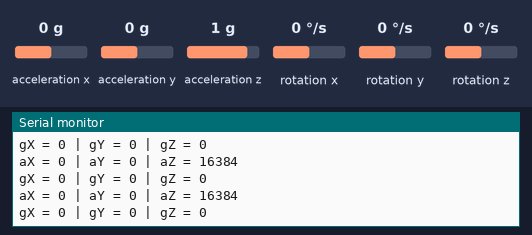
This sketch was run on a simulated Arduino Uno, built with avr-gcc and run on an emulated ATmega328P. On the bench: the last lines printed to the serial monitor. Inputs (shaded band) come from the test bench; at power-on: acceleration x 0 g, acceleration y 0 g, acceleration z 1 g, rotation x 0 °/s, rotation y 0 °/s, rotation z 0 °/s.

Above: at 1.2 s.
1.3 s: acceleration x set to -1.4 g
At 1.84 s:
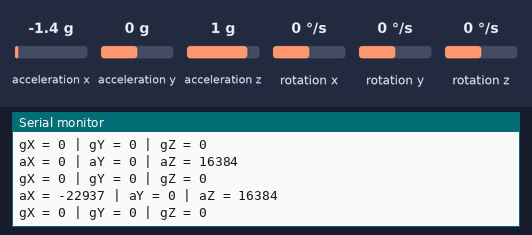
2.8 s: acceleration y set to -1.4 g
At 3.36 s:
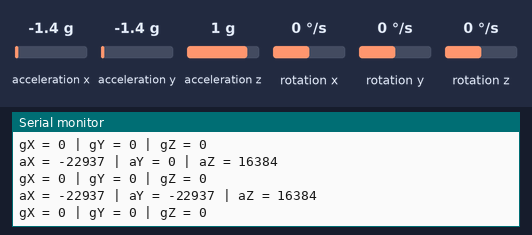
4.3 s: acceleration z set to -1.4 g
At 4.88 s:
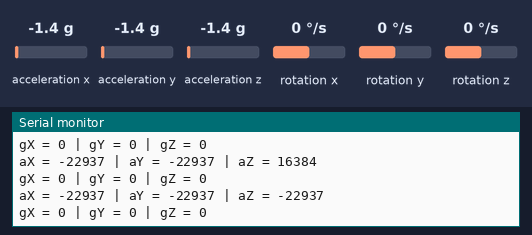
5.8 s: rotation x set to -192 °/s
At 6.4 s:
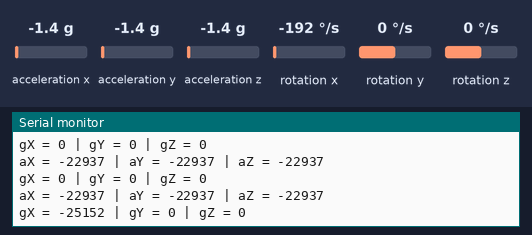
7.3 s: rotation y set to -192 °/s
At 7.42 s:
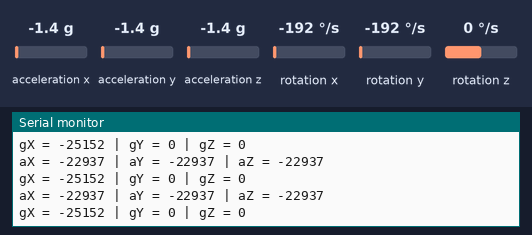

Measured:
- after the input at 1.3 s, the serial monitor: prints a new line after 0.22 s (image 1)
- after the input at 2.8 s, the serial monitor: prints a new line after 0.23 s (image 2)
- after the input at 4.3 s, the serial monitor: prints a new line after 0.25 s (image 3)
- after the input at 5.8 s, the serial monitor: prints a new line after 0.31 s (image 4)

The sketch:

mpu_test.ino
```cpp
#include <MPU6050.h>

MPU6050 mpu;

void setup() {
  Serial.begin(9600);
  mpu.initialize();
}

void loop() {

  int16_t ax, ay, az, gx, gy, gz;
  mpu.getMotion6(&ax, &ay, &az, &gx, &gy, &gz);

  Serial.print("aX = ");
  Serial.print(ax);
  Serial.print(" | aY = ");
  Serial.print(ay);
  Serial.print(" | aZ = ");
  Serial.println(az);

  Serial.print("gX = ");
  Serial.print(gx);
  Serial.print(" | gY = ");
  Serial.print(gy);
  Serial.print(" | gZ = ");
  Serial.println(gz);

  delay(500);
}
```
